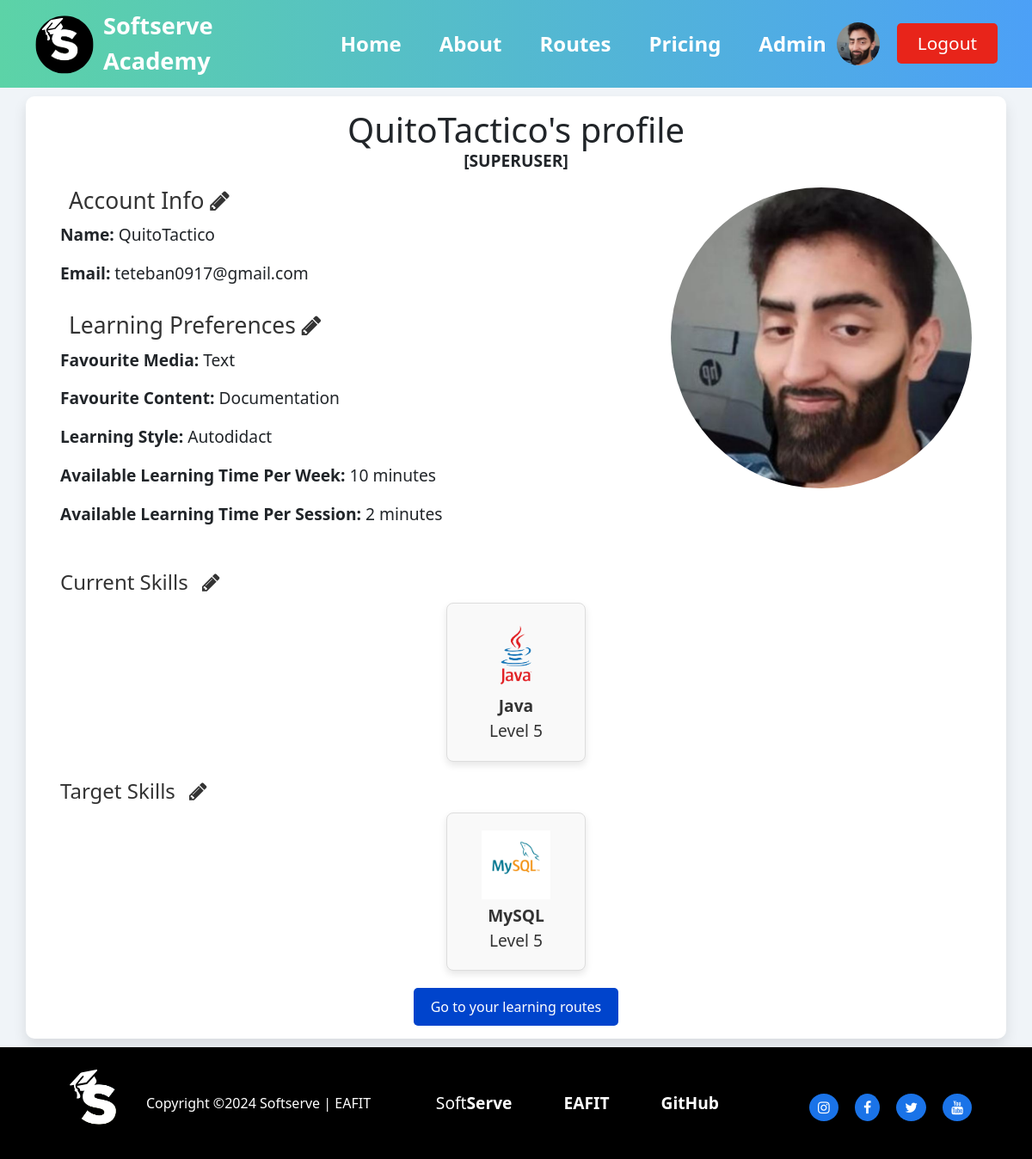
/user/ (signed in), run on an earlier commit of the app's database.
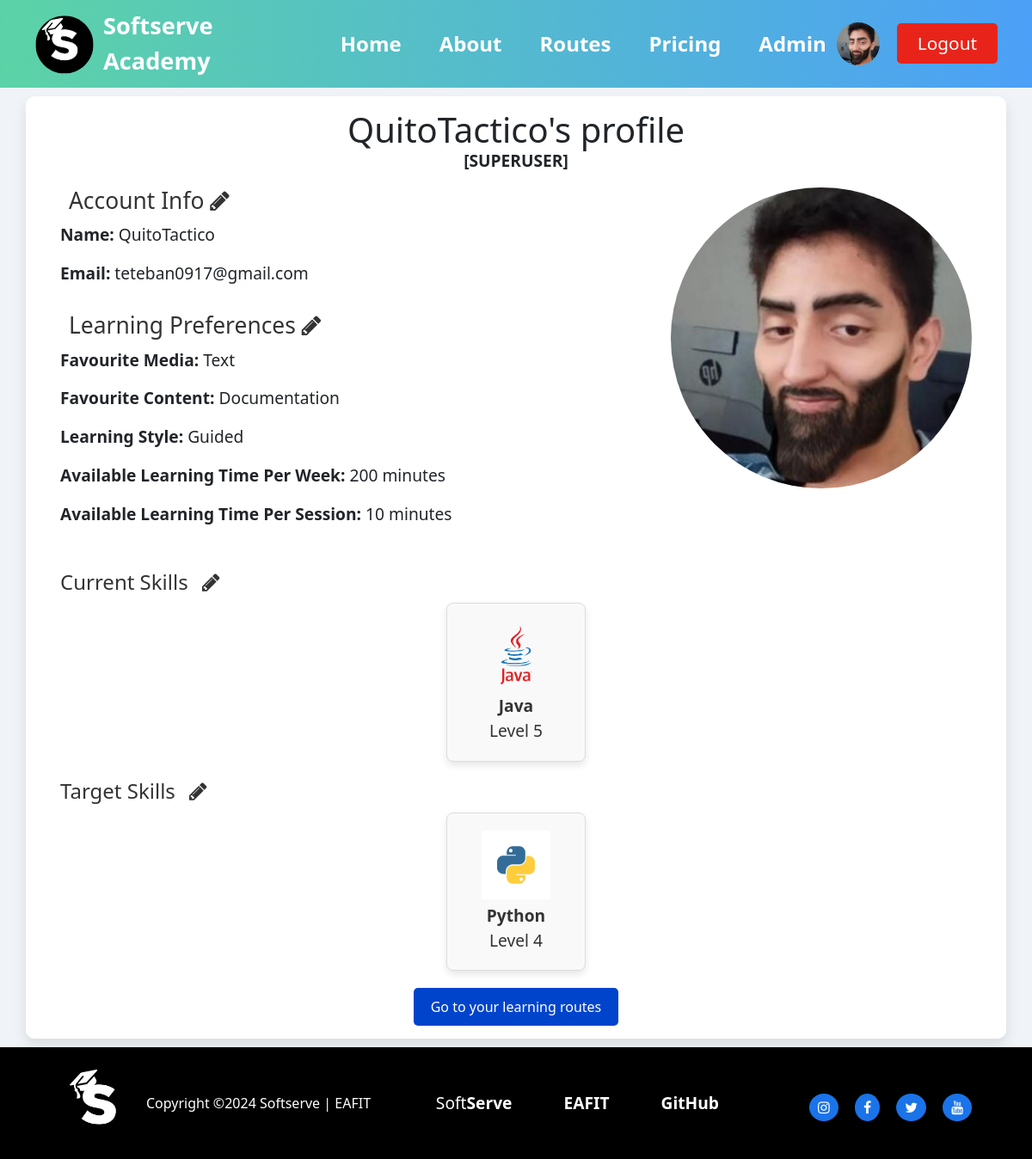
And on a later commit of the database.
### user/models.py (models this page shows, shortened)
class User(AbstractBaseUser, PermissionsMixin):
    id = models.AutoField(primary_key=True)
    name = models.CharField(max_length=100)
    password = models.CharField(max_length=100)
    email = models.EmailField(unique=True)
    image = models.ImageField(upload_to="user/images/", blank=True)
    preference = models.ForeignKey(
        Preference, on_delete=models.SET_NULL, blank=True, null=True
    )
    current_skills = models.ManyToManyField(
        SkillLevel, related_name="users_current", blank=True
    )
    target_skills = models.ManyToManyField(
        SkillLevel, related_name="users_target", blank=True
    )
    learning_routes = models.ManyToManyField(
        LearningRoute, related_name="users_route", blank=True
    )
    is_active = models.BooleanField(default=True)
    is_staff = models.BooleanField(default=False)
    is_superuser = models.BooleanField(default=False)
    objects = UserManager()
    USERNAME_FIELD = "email"
    REQUIRED_FIELDS = ["name"]

### preference/models.py (models this page shows)
class Preference(models.Model):
    id = models.AutoField(primary_key=True)
    media_type = models.CharField(max_length=100, choices=MEDIA_TYPE_CHOICES)
    content_type = models.CharField(max_length=100, choices=CONTENT_TYPE_CHOICES)
    learning_type = models.CharField(max_length=100, choices=LEARNING_TYPE_CHOICES)
    time_per_week = models.IntegerField(
        validators=[MinValueValidator(5), MaxValueValidator(6000)]
    )
    time_per_session = models.IntegerField(
        validators=[MinValueValidator(5), MaxValueValidator(600)]
    )

### skill/models.py (models this page shows, shortened)
class SkillLevel(models.Model):
    id = models.AutoField(primary_key=True)
    skill = models.ForeignKey("Skill", on_delete=models.CASCADE)
    level = models.IntegerField(validators=[MinValueValidator(1), MaxValueValidator(5)])

class Skill(models.Model):
    id = models.AutoField(primary_key=True)
    name = models.CharField(max_length=100)
    skill_type = models.CharField(max_length=100, choices=SKILL_TYPE_CHOICES)
    image = models.ImageField(upload_to="skill/images/", null=True, blank=True)

### user/views.py (the view)
# urls.py: 2. Add a URL to urlpatterns:  path('', views.home, name='home')
@login_required
def home(request):
    user_id = request.session.get("user_id")
    if user_id:
        user = get_object_or_404(User, id=user_id)
        return render(request, "user.html", {"user": user})  # Happy path
    else:
        return redirect(
            "not_logged_in"
        )  # Not necessary now, because of the login_required decorator

### learning_route/models.py (called while the page is built)
    def __str__(self):
        return self.skill_level.skill.name + " - " + str(self.skill_level.level)

### user/templates/user.html (shortened to what this page needs)
{% extends "base.html" %}
{% load static %}
{% block extra_css %}
<link rel="stylesheet" href="{% static 'css/user.css' %}">
{% endblock %}
{% block content %}
<div class="header">
    <h1>{{ user.name }}'s profile
        {% if user.is_superuser %}
        <p><strong>[SUPERUSER]</strong></p>
        {% endif %}
    </h1>
</div>
<div class="main-content">
    <div class="info">
        <div class="account-info">
            <h2><a href="{% url "update_profile" %}">Account Info <i class="fa fa-pencil"></i></a></h2>
            <p><strong>Name:</strong> {{ user.name }}</p>
            <p><strong>Email:</strong> {{ user.email }}</p>
        </div>
        <div class="learning-preferences">
            <h2><a href="{% url "preference_create" %}">Learning Preferences <i class="fa fa-pencil"></i></a></h2>
            {% if user.preference %}
            <p><strong>Favourite Media: </strong>{{ user.preference.media_type }}</p>
            <p><strong>Favourite Content: </strong>{{ user.preference.content_type }}</p>
            <p><strong>Learning Style: </strong>{{ user.preference.learning_type }}</p>
            <p><strong>Available Learning Time Per Week: </strong>{{ user.preference.time_per_week }} minutes</p>
            <p><strong>Available Learning Time Per Session: </strong>{{ user.preference.time_per_session }} minutes</p>
            {% else %}
            <p><a href="{% url "preference_create" %}">Please set your preferences to generate your learning
                    routes.</a></p>
            {% endif %}
        </div>
    </div>
    {% if user.image %}
    <img class="profile-pic" src="{{ user.image.url }}" alt="Profile Picture">
    {% else %}
    <img class="profile-pic" src="{% static 'images/default-user.png' %}" alt="Profile Picture">
    {% endif %}
</div>
<div class="skills">
    <h2><a href="{% url "update_current_skills" %}">Current Skills </a><a href="{% url "update_current_skills" %}"><i class="fa fa-pencil"></i></a></h2>
    <div class="skill-set">
        {% if user.current_skills.all %}
        {% for skill_level in user.current_skills.all %}
        <div class="skill"><img src="{{ skill_level.skill.image.url }}"> <span><b>{{ skill_level.skill.name }}</b></span>
            <span>Level {{ skill_level.level }}</span>
        </div>
        {% endfor %}
        {% else %}
        <p><a href="{% url "update_current_skills" %}">You don't have current skills. Create some!</a></p>
        {% endif %}
    </div>
</div>
<div class="skills">
    <h2><a href="{% url "update_target_skills" %}">Target Skills </a><a href="{% url "update_target_skills" %}"><i class="fa fa-pencil"></i></a></h2>
    <div class="skill-set">
        {% if user.target_skills.all %}
        {% for skill_level in user.target_skills.all %}
        <div class="skill"><img src="{{ skill_level.skill.image.url }}"> <span><b>{{ skill_level.skill.name }}</b></span>
            <span>Level {{ skill_level.level }}</span>
        </div>
        {% endfor %}
        {% else %}
        <p><a href="{% url "update_target_skills" %}">Please set your target skills to generate their learning routes.</a></p>
        {% endif %}
    </div>
</div>
<div class="learning-route">
    <a href="{% url "learning_route" %}">
        <button>Go to your learning routes</button>
    </a>
</div>
{% endblock %}

### SoftServeAcademy/templates/base.html (shortened to what this page needs)
<!DOCTYPE html>
<html lang="en">
{% load static %}
<head>
    <link rel="stylesheet" href="https://stackpath.bootstrapcdn.com/bootstrap/4.5.2/css/bootstrap.min.css">
    <link rel="stylesheet" href="https://cdnjs.cloudflare.com/ajax/libs/font-awesome/4.7.0/css/font-awesome.min.css">
    <link href="https://cdnjs.cloudflare.com/ajax/libs/select2/4.0.13/css/select2.min.css" rel="stylesheet" />
    <link rel="stylesheet" href="{% static 'css/header.css' %}">
    <link rel="stylesheet" href="{% static 'css/footer.css' %}">
    <link rel="stylesheet" href="{% static 'css/base.css' %}">
    {% block extra_css %}{% endblock %}
</head>
<body>
    <div class="wrapper">
        <header>
            <div class="logo">
                <a href="{% url 'home' %}"><img src="{% static 'images/2.svg' %}" alt="Logo"></a>
                <a href="{% url 'home' %}"><span>Softserve Academy</span></a>
            </div>
            <nav>
                <ul id="nav-links">
                    <li><a href="{% url 'home' %}">Home</a></li>
                    <li><a href="{% url 'about' %}">About</a></li>
                    {% if user.is_authenticated %}
                    <li class="dropdown">
                        <a href="{% url 'learning_route' %}">Routes</a>
                    </li>
                    {% endif %}
                    <li><a href="{% url 'pricing' %}">Pricing</a></li>
                    {% if user.is_superuser %}
                    <li class="dropdown">
                        <a href="{% url 'admin:index' %}">Admin</a>
                    </li>
                    {% endif %}
                </ul>
            </nav>
            <div class="auth-buttons">
                {% if user.is_authenticated %}
                <a href="{% url 'user' %}">
                    {% if user.image %}
                    <img src="{{ user.image.url }}" alt="User Photo" class="user-image">
                    {% else %}
                    <img src="{% static 'images/default-user.png' %}" alt="Default User Photo" class="user-image">
                    {% endif %}
                </a>
                <a href="{% url 'logout' %}" class="get-logout-btn">Logout</a>
                {% else %}
                <a href="{% url 'login' %}" class="login-btn">Login</a>
                <a href="{% url 'register' %}" class="get-started-btn">Get Started</a>
                {% endif %}
            </div>
        </header>
        <div class="container">
            {% block content %}
            {% endblock %}
        </div>
        <footer>
            <div class="footer-container">
                <div class="footer-left">
                    <img src="{% static 'images/2.svg' %}" alt="Logo">
                    <p>Copyright ©2024 Softserve | EAFIT</p>
                </div>
                <div class="footer-right">
                    <ul>
                        <li><a href="https://career.softserveinc.com/es/about/colombia">Soft<b>Serve</b></a></li>
                        <li><a href="https://www.eafit.edu.co/"><b>EAFIT</b></a></li>
                        <li><a href="https://github.com/QuitoTactico/SoftServe-Academy"><b>GitHub</b></a></li>
                    </ul>
                    <div class="social-media">
                        <a href="https://www.instagram.com/softserve_people/"><i class="fa fa-instagram"></i></a>
                        <a href="https://www.facebook.com/SoftServeColombia/"><i class="fa fa-facebook"></i></a>
                        <a href="https://x.com/SoftServeInc"><i class="fa fa-twitter"></i></a>
                        <a href="https://www.youtube.com/@SoftServeInc"><i class="fa fa-youtube"></i></a>
                    </div>
                </div>
            </div>
        </footer>
    </div>
</body>
</html>

What changed in the data, as far as the page shows it:
no longer on this page (row unchanged): SkillLevel: skill.image (picture), skill.name "MySQL", level "5", shown under "Target Skills"
changed User "QuitoTactico": preference.learning_type "Autodidact" → "Guided"; preference.time_per_week "10" → "200"; preference.time_per_session "2" → "10"
now on this page (row unchanged): SkillLevel: skill.image (picture), skill.name "Python", level "4", shown under "Target Skills"
